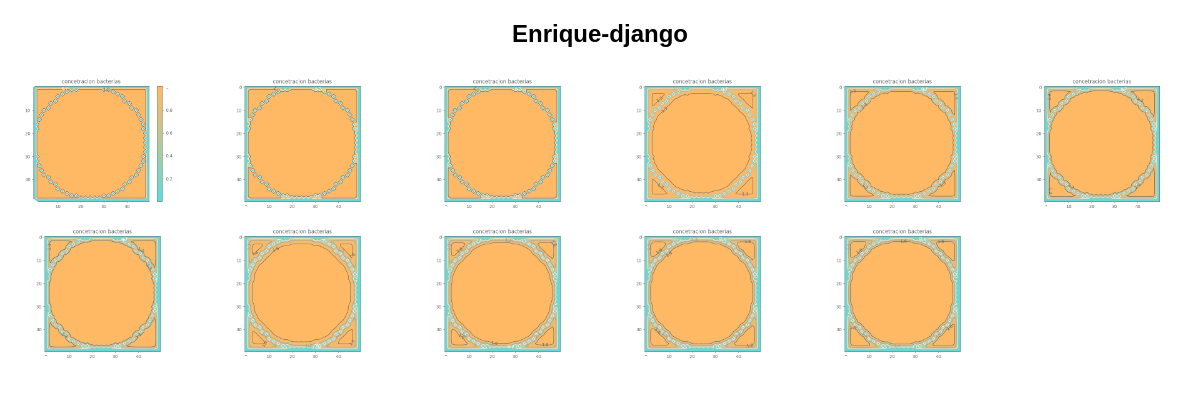
The page /basic_laboratorio/ on the database its author committed.
### laboratory/models.py (models this page shows, shortened)
class Experiment(models.Model):
    name = models.CharField(max_length = 100, unique=True)
    usuario = models.ForeignKey(User, on_delete=models.CASCADE) #Usa auth de django
    slug = models.SlugField(max_length=30,help_text='A label for URL config')
    bacterium = models.ForeignKey(Bacterium,on_delete=models.CASCADE)
    experiment_temperature = models.DecimalField(max_digits=4,decimal_places=2)
    experiment_humidity = models.DecimalField(max_digits=4,decimal_places=2)
    experiment_acidity = models.DecimalField(max_digits=4,decimal_places=2)
    experiment_oxygen = models.DecimalField(max_digits=4,decimal_places=2)
    description = models.TextField()
    class Meta:
        ordering = ['name']
        unique_together = ('bacterium','name','usuario') #Representa la relacion de entidad debil entre Experiment y Bacterium.

class Image(models.Model):
    theimage = models.ImageField(upload_to='img/',null = True)
    from_experiment = models.ForeignKey(Experiment,on_delete=models.CASCADE)

### laboratory/views.py (the view)
# urls.py: path(r'basic_laboratorio/',laboratorio_basico),
def laboratorio_basico(request):
    experimento = Experiment.objects.get(name="Enrique-django") #Obtengo el experimento
    imagenes = Image.objects.filter(from_experiment=experimento) #Obtengo las imagenes del experimento
    numero_imagenes = imagenes.count()
    context = {
    'experimento'   : experimento,
    'imagenes'      : imagenes,
    'numero_imagenes' : numero_imagenes
    }
    return render(request,'basic_laboratory.html',context)

### laboratory/templates/laboratory/basic_laboratory.html (shortened to what this page needs)
<!DOCTYPE html>
<html>
<head>
    {% load static %}
    <link rel="stylesheet" href="{% static "laboratory/estilo_laboratorio_imagenes.css" %}"/>
</head>
<body>
    <h2 style="text-align:center">{{ experimento.name }}</h2>
        {% for img in imagenes %}
        {%load static%}
        {% endfor %}
    <div class="row">
        {% for img in imagenes %}
        {%load static%}
        <div class="column">
            <img class="demo cursor" src="{{ img.theimage.name }}" style="width:100%" onclick="currentSlide('{{forloop.counter}}')" alt="The open bacteria project">
        </div>
        {% endfor %}
    </div>
</body>
</html>

### laboratory/static/laboratory/estilo_laboratorio_imagenes.css (style rules this page uses)
body { font-family: Arial; margin: 0; }
* { box-sizing: border-box; }
img { vertical-align: middle; border-radius: 50%; }
.cursor { cursor: pointer; }
.row:after { content: ""; display: table; clear: both; }
.column { float: left; width: 16.66%; }
.demo { opacity: 0.6; }

### rows shown on the page
Experiment: name "Enrique-django"
Image: theimage.name (picture)
Image: theimage.name (picture)
Image: theimage.name (picture)
Image: theimage.name (picture)
Image: theimage.name (picture)
Image: theimage.name (picture)
Image: theimage.name (picture)
Image: theimage.name (picture)
Image: theimage.name (picture)
Image: theimage.name (picture)
Image: theimage.name (picture)
